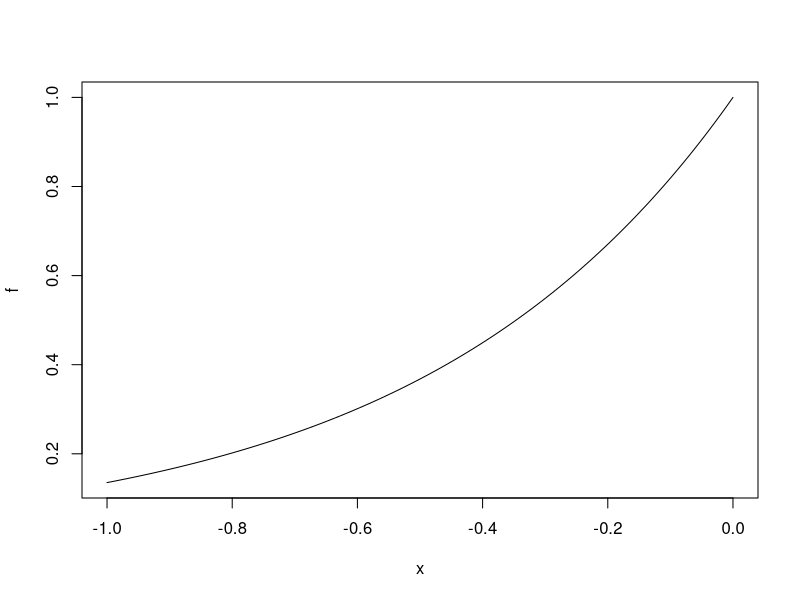

This chart was generated by the following R code: (Note: this script raises an error after producing the figure.)
f = function(x) { exp(2*x) }
message("Starting...")
n = as.integer(readline(prompt = "Pick the number of partition points: "))
methods = c("left rectangles", "right rectangles", "midpoints", "random points")
message("Available methods:")
for (i in 1:4) {
  message(i, ") ", methods[i], sep="")
}
method = readline(prompt = "Choose a method: ")

s = 0
a = -1
b = 0
h = (b-a)/n

plot(f, -1, 0)
for (i in 1:n) {
  x_i = a + (b-a)*(i/n)
  x_j = a + (b-a)*((i-1)/n)
  f_i = switch(method,
               "1" = f(x_j),
               "2" = f(x_i),
               "3" = f((x_j + x_i)/2),
               "4" = f(runif(1, x_j, x_i))
  )  
  rect(xright = x_j, xleft = x_i, ybottom = 0, ytop = f_i, col = "cyan")
  s = s + f_i
}
s = s*h

f_c = 1/2 - 1/(2*exp(2))

message("h = ", h)
message("|f-s| = ", abs(f_c - s))
message("s = ", s)
# s = 0